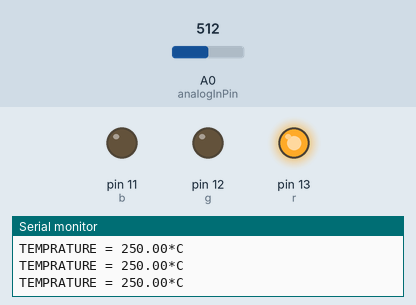
A sketch run on a simulated Arduino Uno, built with avr-gcc and run on an emulated ATmega328P. On the bench: output pins drawn as LEDs (lit = HIGH), the last lines printed to the serial monitor. The inputs (shaded band) are chosen by the test bench; at power-on: A0 (analogInPin) = 512.

Above: at 1.3 s.
1.4 s: A0 (analogInPin) set to 170
3.2 s: A0 (analogInPin) set to 153
At 5.1 s:
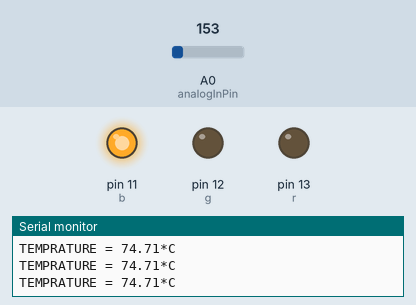
5.5 s: A0 (analogInPin) set to 113
7.2 s: A0 (analogInPin) set to 98
At 8.4 s:
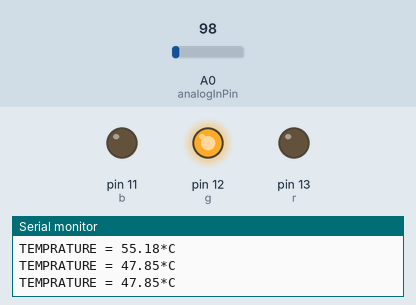
9.5 s: A0 (analogInPin) set to 122
At 11.2 s:
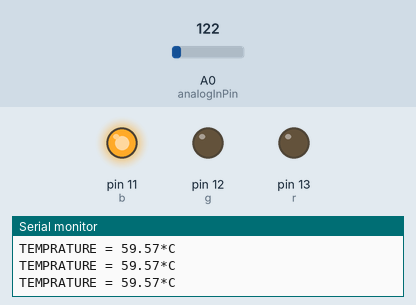
11.5 s: A0 (analogInPin) set to 70
At 12.8 s:
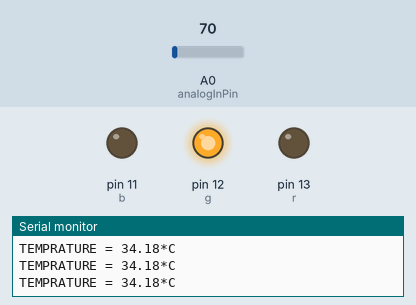
Timing chart, 0 to 14.5 s (numbered marks = the images above; inputs shaded):
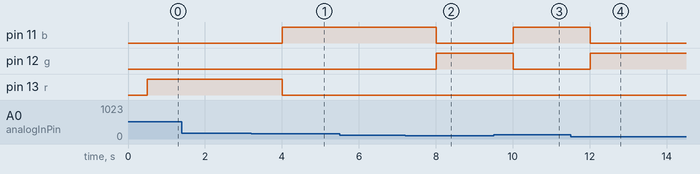

Measured:
- the behaviour switches between 164 and 163 on A0 (analogInPin) (found by bisection; images 0 and 1)
- the behaviour switches between 103 and 102 on A0 (analogInPin) (found by bisection; images 1 and 2)
- after the input at 3.2 s, pin 11 (b): LOW → HIGH after 0.81 s; pin 13 (r): HIGH → LOW after 0.81 s
- after the input at 7.2 s, pin 11 (b): HIGH → LOW after 0.81 s; pin 12 (g): LOW → HIGH after 0.81 s
- after the input at 9.5 s, pin 11 (b): LOW → HIGH after 0.51 s; pin 12 (g): HIGH → LOW after 0.51 s
- after the input at 11.5 s, pin 11 (b): HIGH → LOW after 0.52 s; pin 12 (g): LOW → HIGH after 0.52 s

The sketch:

Arduino___LM35_temperature_sensor.ino
```cpp
int analogInPin = A0;  // Analog input pin that the potentiometer is attached to
int sensorValue = 0;        // value read from the pot

int r = 13;
int g = 12;
int b = 11;


void setup() {
  // initialize serial communications at 9600 bps:
  Serial.begin(9600);
  pinMode(r, OUTPUT);
  pinMode(g, OUTPUT);
  pinMode(b, OUTPUT);
}

void loop() {
  // read the analog in value:
  sensorValue = analogRead(analogInPin);

   float mv = ( sensorValue/1024.0)*5000;
   float temp = mv/10;


Serial.print("TEMPRATURE = ");
Serial.print(temp);
Serial.print("*C");
Serial.println();

  delay(500);

  if(temp>0 && temp<50)
  {
    digitalWrite(r,0);
    digitalWrite(g,1);
    digitalWrite(b,0);
  }

    if(temp>50 && temp<80)
  {
    digitalWrite(r,0);
    digitalWrite(g,0);
    digitalWrite(b,1);
  }

      if(temp>80 )
  {
    digitalWrite(r,1);
    digitalWrite(g,0);
    digitalWrite(b,0);
  }


}
```
